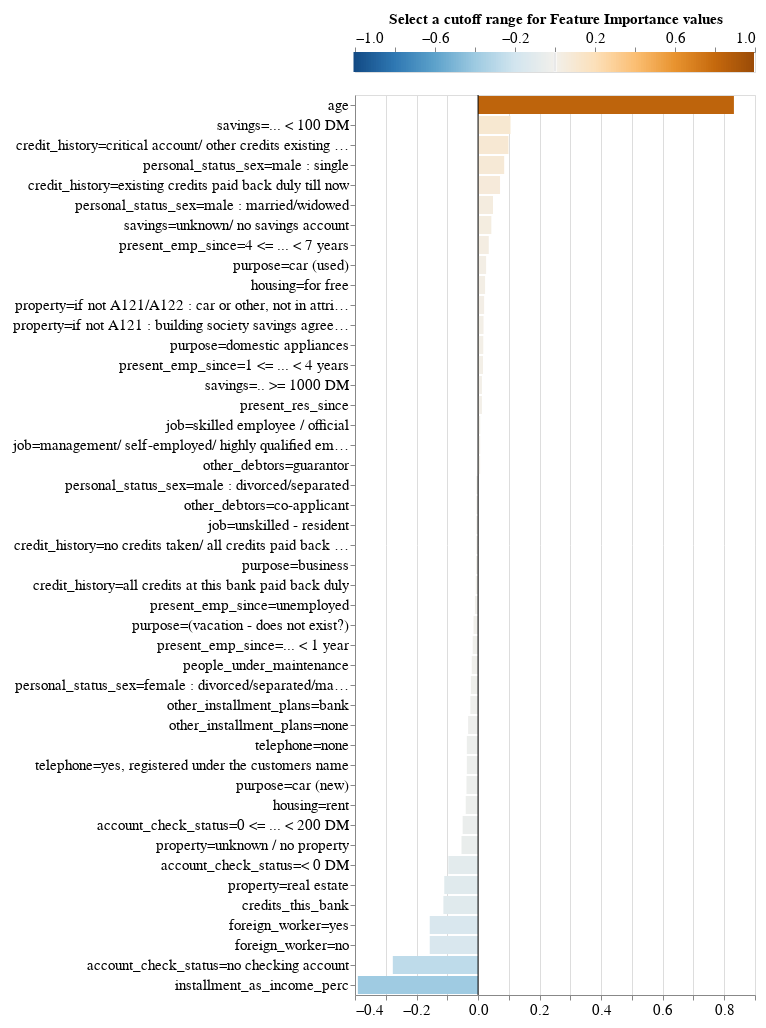

Source (notebook cell):
### Markdown cell above
##### We can use the method plot_shap_values_alt  (or plot_shap_values_alt2) to get an interactive visual representation. 
##### Parameters: 
- feature_names: the list of features;
- exp: the explanation we want to plot
- fontDimension: font size (which affects entire plot size)

### Code cell
explainer.plot_shap_values_alt(feature_names, exp, fontDimension=15)

### Figure 1 — Vega-Lite specification as saved in the notebook (floating-point values rounded to 4 significant figures; data arrays with more than 128 entries replaced by an {"elided": "..."} marker saying what was removed)
{"config": {"view": {"continuousWidth": 400, "continuousHeight": 300}, "axis": {"labelFontSize": 15, "labelLimit": 337.5}}, "vconcat": [{"data": {"name": "data-ef2321d8d6da0de001fe44cedc8958cd"}, "mark": {"type": "rule", "strokeWidth": 3}, "encoding": {"color": {"condition": {"type": "quantitative", "field": "xValue", "legend": null, "scale": {"domain": [-1, 1], "domainMid": 0, "scheme": "blueorange"}, "test": "datum.xValue < sel.xValue[0] | datum.xValue > sel.xValue[1]"}, "value": "lightgray"}, "x": {"type": "quantitative", "axis": {"orient": "top", "titleFontSize": 15}, "field": "xValue", "title": "Select a cutoff range for Feature Importance values "}}, "selection": {"sel": {"type": "interval", "encodings": ["x"], "init": {"xValue": [-0.005, 0.005]}, "fields": ["xValue"], "mark": {"fill": "green"}}}}, {"layer": [{"data": {"name": "data-d450725d87c5252800682ed6d24c34a2"}, "mark": "bar", "encoding": {"color": {"type": "quantitative", "field": "value", "legend": {"labelFontSize": 15, "title": ["Feature", "Importance"], "titleFontSize": 15}, "scale": {"domain": [-1, 1], "domainMid": 0, "scheme": "blueorange"}}, "tooltip": [{"type": "nominal", "field": "name", "title": "Feature"}, {"type": "quantitative", "field": "value", "title": "Importance"}], "x": {"type": "quantitative", "field": "value", "title": null}, "y": {"type": "nominal", "field": "name", "sort": {"field": "value", "op": "mean", "order": "descending"}, "title": null}}, "transform": [{"filter": "datum.value > -1 & datum.value < 1"}, {"calculate": "toNumber(sel.xValue[0])", "as": "minSelection"}, {"calculate": "toNumber(sel.xValue[1])", "as": "maxSelection"}, {"filter": "datum.value < sel.xValue[0] | datum.value > sel.xValue[1]"}]}, {"data": {"name": "data-9c00aa9dc2b1c1a0b4bf9b34ead12925"}, "mark": "rule", "encoding": {"x": {"type": "quantitative", "field": "x"}}}]}], "padding": 10, "$schema": "https://vega.github.io/schema/vega-lite/v4.8.1.json", "datasets": {"data-ef2321d8d6da0de001fe44cedc8958cd": {"elided": "160 records"}, "data-d450725d87c5252800682ed6d24c34a2": [{"name": "duration_in_month", "value": "-3.146543735134303"}, {"name": "credit_amount", "value": "-489.2510537544514"}, {"name": "installment_as_income_perc", "value": "-0.39075347460879906"}, {"name": "present_res_since", "value": "0.012540090231207994"}, {"name": "age", "value": "0.8314643494898328"}, {"name": "credits_this_bank", "value": "-0.1127630116432014"}, {"name": "people_under_maintenance", "value": "-0.020570254623596775"}, {"name": "account_check_status=0 <= ... < 200 DM", "value": "-0.050166293675809256"}, {"name": "account_check_status=< 0 DM", "value": "-0.0968094062071581"}, {"name": "account_check_status=>= 200 DM / salary assignments for at least 1 year", "value": "3.8192324384133496e-05"}, {"name": "account_check_status=no checking account", "value": "-0.27711616029392855"}, {"name": "credit_history=all credits at this bank paid back duly", "value": "-0.00753413022817378"}, {"name": "credit_history=critical account/ other credits existing (not at this bank)", "value": "0.09871176103726662"}, {"name": "credit_history=delay in paying off in the past", "value": "-0.003259792506060558"}, {"name": "credit_history=existing credits paid back duly till now", "value": "0.07139817666518071"}, {"name": "credit_history=no credits taken/ all credits paid back duly", "value": "-0.005795899980760466"}, {"name": "purpose=(vacation - does not exist?)", "value": "-0.014878568693185958"}, {"name": "purpose=business", "value": "-0.006808981232080937"}, {"name": "purpose=car (new)", "value": "-0.03773828292142837"}, {"name": "purpose=car (used)", "value": "0.026155872761769096"}, {"name": "purpose=domestic appliances", "value": "0.016949528806826646"}, {"name": "purpose=education", "value": "0.0"}, {"name": "purpose=furniture/equipment", "value": "-0.0"}, {"name": "purpose=radio/television", "value": "0.0025198381532311113"}, {"name": "purpose=repairs", "value": "0.0007004891254831896"}, {"name": "purpose=retraining", "value": "-0.0"}, {"name": "savings=.. >= 1000 DM ", "value": "0.012557069907205301"}, {"name": "savings=... < 100 DM", "value": "0.10536097809077899"}, {"name": "savings=100 <= ... < 500 DM", "value": "-0.003784496947496538"}, {"name": "savings=500 <= ... < 1000 DM ", "value": "0.00026828100217971094"}, {"name": "savings=unknown/ no savings account", "value": "0.0431063041621536"}, {"name": "present_emp_since=.. >= 7 years", "value": "0.00236419603968972"}, {"name": "present_emp_since=... < 1 year ", "value": "-0.017507689492436446"}, {"name": "present_emp_since=1 <= ... < 4 years", "value": "0.0159897539415944"}, {"name": "present_emp_since=4 <= ... < 7 years", "value": "0.034705342867955624"}, {"name": "present_emp_since=unemployed", "value": "-0.010326156787832493"}, {"name": "personal_status_sex=female : divorced/separated/married", "value": "-0.023439661051967865"}, {"name": "personal_status_sex=male : divorced/separated", "value": "-0.0052916046432779085"}, {"name": "personal_status_sex=male : married/widowed", "value": "0.0484507066345068"}, {"name": "personal_status_sex=male : single", "value": "0.08489733683455641"}, {"name": "other_debtors=co-applicant", "value": "-0.0054266426666887526"}, {"name": "other_debtors=guarantor", "value": "0.0066812923189109655"}, {"name": "other_debtors=none", "value": "0.003972090355581759"}, {"name": "property=if not A121 : building society savings agreement/ life insurance", "value": "0.01772572126747951"}, {"name": "property=if not A121/A122 : car or other, not in attribute 6", "value": "0.019695860513005026"}, {"name": "property=real estate", "value": "-0.1098588637033613"}, {"name": "property=unknown / no property", "value": "-0.0538853149579642"}, {"name": "other_installment_plans=bank", "value": "-0.025086318726218835"}, {"name": "other_installment_plans=none", "value": "-0.03240132873632797"}, {"name": "other_installment_plans=stores", "value": "0.00037848481493986657"}, {"name": "housing=for free", "value": "0.022822106590530557"}, {"name": "housing=own", "value": "-0.0038372609903258932"}, {"name": "housing=rent", "value": "-0.040122474801929923"}, {"name": "job=management/ self-employed/ highly qualified employee/ officer", "value": "0.006930401045609137"}, {"name": "job=skilled employee / official", "value": "0.007007010880487266"}, {"name": "job=unemployed/ unskilled - non-resident", "value": "0.0003675391503389576"}, {"name": "job=unskilled - resident", "value": "-0.005765120933731076"}, {"name": "telephone=none", "value": "-0.03660438386084959"}, {"name": "telephone=yes, registered under the customers name ", "value": "-0.036604383860849625"}, {"name": "foreign_worker=no", "value": "-0.15707827379426237"}, {"name": "foreign_worker=yes", "value": "-0.1570782737942607"}], "data-9c00aa9dc2b1c1a0b4bf9b34ead12925": [{"x": 0}]}}
